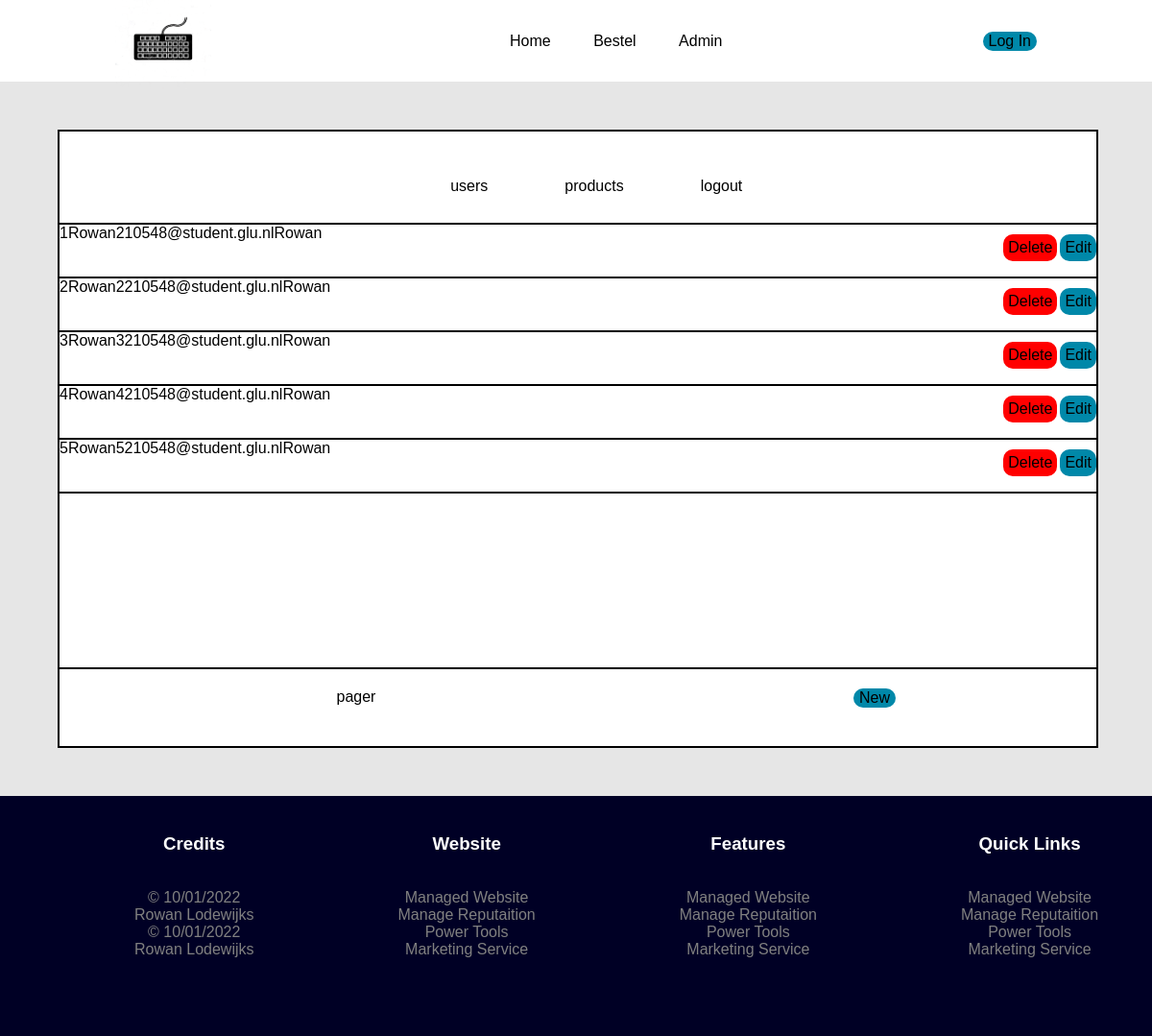
The page /admin_users.php on the database its author committed.
### tables this page shows
CREATE TABLE `users` (
  `id` int(11) NOT NULL,
  `user_name` varchar(255) NOT NULL,
  `email` varchar(255) NOT NULL,
  `password` varchar(255) NOT NULL
);

### admin_users.php (the view, shortened to what this page needs)
<?php
include "db_conn.php"
?>
<!DOCTYPE html>
<html lang="en">
<head>
    <link rel="stylesheet" href="assets/css/admin.css">
</head>
<body>
    <div id="container">
        <div id="header">
            <img src="wireframes/logo2.png" id="logo">
            <div class="nav">
                <ul class="nav_links">
                    <li><a href="index.php">Home</a></li>
                    <li><a href="bestel.php">Bestel</a></li>
                    <li><a href="#">Admin</a></li>
                </ul>
            </div>
            <a class="login" href="home.php"><button>Log In</button></a>
        </div>
        <div class="main">
            <div class="ruimte2">
            </div>
            <div class="header2">
                <ul class="nav_links2">
                    <li><a href="#">users</a></li>
                    <li><a href="admin_products.php">products</a></li>
                    <li><a href="logout.php">logout</a></li>
                </ul>
            </div>
            <div class="content">
                <?php
                $i = 1;
                $qry = "select * from users";
                $run = $conn->query($qry);
                if ($run->num_rows > 0) {
                    while ($row = $run->fetch_assoc()) {
                ?>
                        <div class="colom">
                            <?php
                            echo $i++;
                            echo $row['user_name'];
                            echo $row['email'];
                            echo $row['password'];
                            ?>
                            <a class="editbutton" href="./edit.php?id=<?php echo $row['id'];?>">Edit</a>
                            <a class="deletebutton" href="users_delete.php?id=<?php echo $row['id'];?>" onclick="return confirm('Are you sure?')">Delete</a>
                        </div>
                <?php
                    }
                }
                ?>
            </div>
            <div class="bottom">
                <div class="pager">
                    pager
                </div>
                <a class="new" href="product_insert.php"><button>New</button></a>
            </div>
        </div>
    </div>
    <div class="footer">
        <div class="one">
            <h3>Credits</h3><br>
            © 10/01/2022<br>
            Rowan Lodewijks<br>
            © 10/01/2022<br>
            Rowan Lodewijks
        </div>
        <div class="one">
            <h3>Website</h3><br>
            Managed Website<br>
            Manage Reputaition<br>
            Power Tools<br>
            Marketing Service
        </div>
        <div class="one">
            <h3>Features</h3><br>
            Managed Website<br>
            Manage Reputaition<br>
            Power Tools<br>
            Marketing Service
        </div>
        <div class="one">
            <h3>Quick Links</h3><br>
            Managed Website<br>
            Manage Reputaition<br>
            Power Tools<br>
            Marketing Service
        </div>
    </div>
</body>
</html>

### assets/css/admin.css (style rules this page uses)
body { font-family: Arial, Helvetica, sans-serif; margin: 0px; padding: 0; background-color: rgb(230, 230, 230); box-sizing: border-box; }
#header { height: 65px; background-color: rgb(255, 255, 255); display: flex; justify-content: space-between; align-items: center; padding: 10px 10%; }
.nav li, a, button { font-family: "Montserrat", sans-serif; font-weight: 500; font-size: 16px; color: #000000; text-decoration: none; }
.nav_links { list-style: none; }
.nav_links li { display: inline-block; padding: 0 20px; }
.nav_links li a { transition: all 0.3s ease 0s; }
.login { color: white; }
button { padding: 9 25px; background-color: rgba(0, 136, 169, 1); border: none; border-radius: 50px; cursor: pointer; transition: all 0.3s ease 0s; }
#logo { height: 100px; width: 100px; }
.footer { width: 100vw; height: 250px; background-color: rgb(0, 0, 37); color: white; margin-top: 50px; float: right; display: flex; text-align: center; }
.one { padding: 10px; margin-left: 130px; text-align: center; color: grey; margin-top: 10px; }
h3 { color: #ffffff; }
.main { height: 80vh; width: 90vw; background-color: rgb(255, 255, 255); border: 2px solid black; margin-left: 5%; margin-top: 50px; }
.header2 { width: 100%; height: 12%; background-color: rgb(255, 255, 255); }
.nav_links2 { list-style: none; display: flex; margin-left: 34%; gap: 5rem; }
.nav_links2 li a { transition: all 0.3s ease 0s; }
.content { height: 72%; width: 100%; margin: -30px auto; text-align: center; border-top: 2px solid black; border-bottom: 2px solid black; }
.ruimte2 { width: 90vw; height: 5%; background-color: rgb(255, 255, 255); }
.pager { margin: 0 auto; width: 200px; height: 60px; text-align: center; }
.new { margin: 0 auto; }
.bottom { width: 100%; height: 40px; display: flex; margin-top: 50px; }
.colom { background-color: rgb(255, 255, 255); width: 100%; height: 54px; border-right: 2px solid black; border-left: 2px solid black; border-bottom: 2px solid black; text-align: left; margin-left: -2px; }
.editbutton { background-color: #0088a9; border-radius: 10px; padding: 5px; float: right; margin-left: 3px; margin-top: 10px; }
.deletebutton { background-color: red; border-radius: 10px; padding: 5px; float: right; margin-top: 10px; }

### rows shown on the page
users: user_name "Rowan", email "210548@student.glu.nl", password "Rowan"
users: user_name "Rowan2", email "210548@student.glu.nl", password "Rowan"
users: user_name "Rowan3", email "210548@student.glu.nl", password "Rowan"
users: user_name "Rowan4", email "210548@student.glu.nl", password "Rowan"
users: user_name "Rowan5", email "210548@student.glu.nl", password "Rowan"
